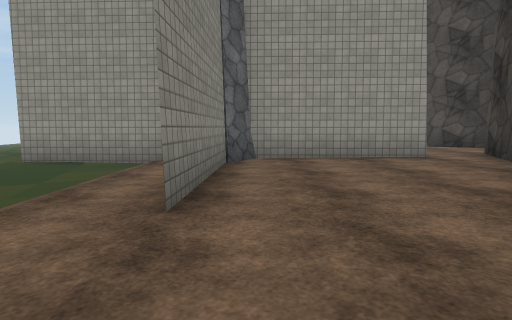
[1] (above)

14 first-person views from a walk through a 3-D level made in the Unity game engine. The camera is 1.2 m above the floor, tilts 6° down and sees 80° across. The floor is counted in squares, 2 m on a side. Each view is taken from the middle of a square. On the plan, view 1 faces up. The plan holds only what a view shows up to about 9 squares ahead; the rest is blank. The place goes on beyond the plan. Some surface patterns are stand-ins.

[2]
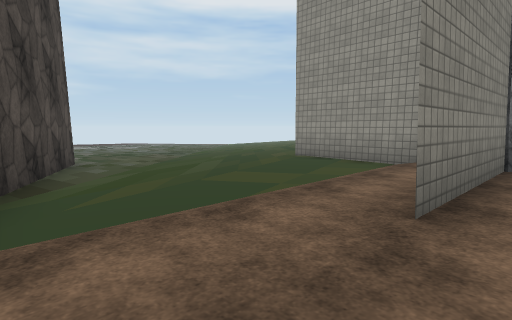

[3]
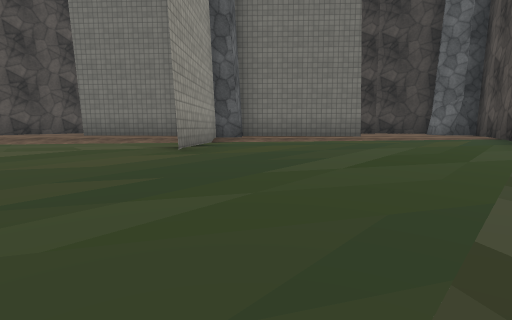

[4]
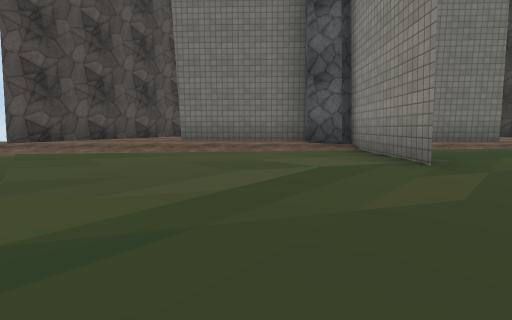

[5]
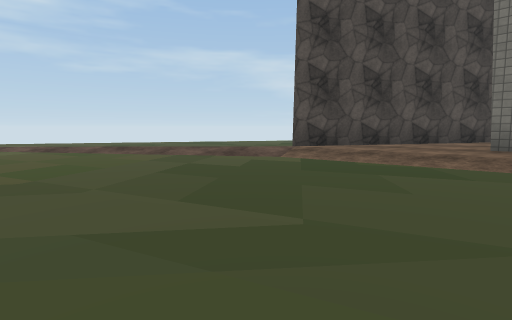

[6]
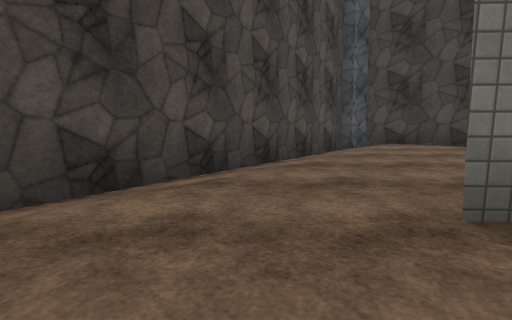

[7]
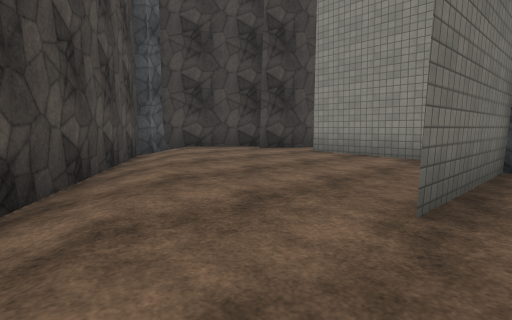

[8]
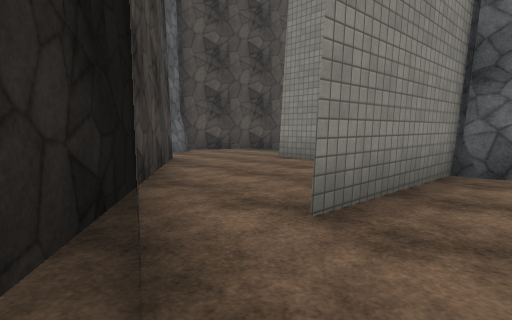

[9]
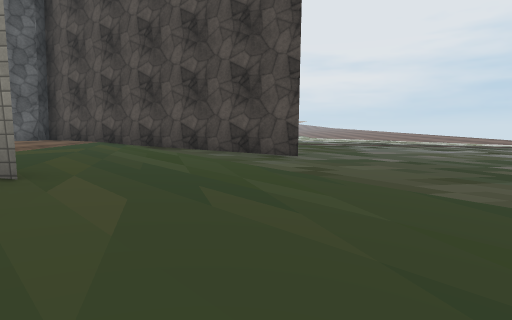

[10]
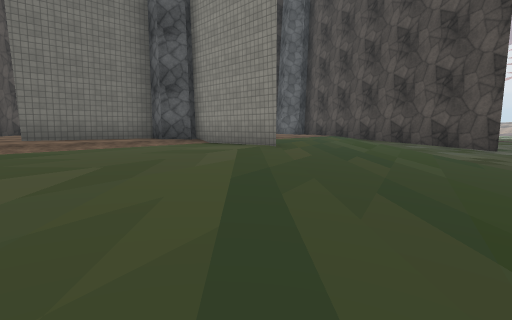

[11]
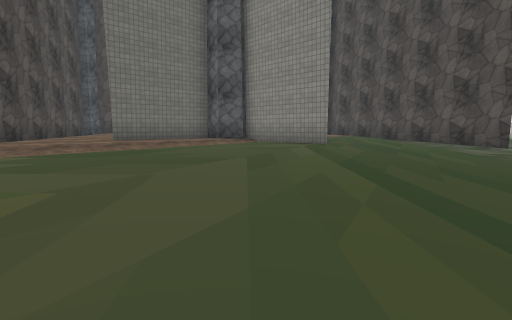

[12]
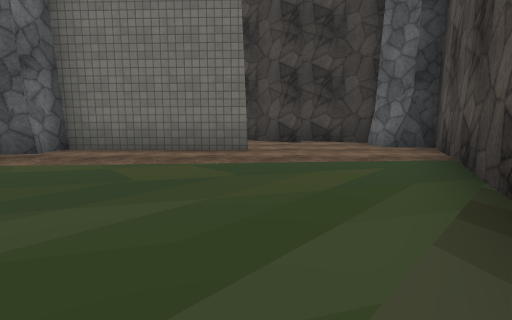

[13]
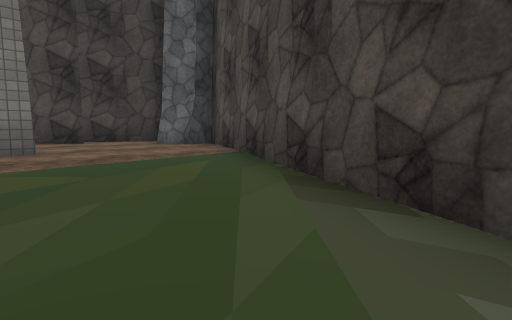

[14]
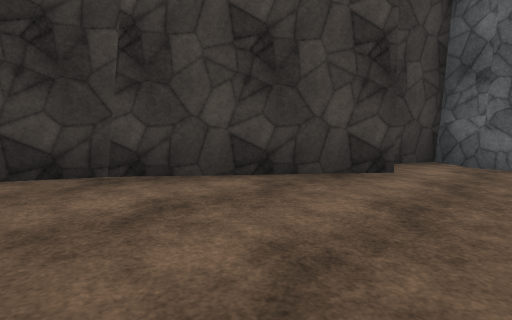

### Floor plan
Key: @ floor where view 1 was taken; # wall or solid block; . main floor; : floor 0.25 m higher than the main floor; - floor 0.25 m lower than the main floor; _ floor 0.5 m lower than the main floor; < floor 0.75 m lower than the main floor.
Columns run from 9 left of view 1 to 7 right of it. Each row starts with its distance up from view 1.
 13 __---__-.##
 12 ___---_-..###
 11 ___-----....##
 10 ___-----.....##
  9 ___-----.#...:###
  8 <___----.#...::.#
  7 <___---.##...::##
  6 <___-########:##
  5 <___---.#....##
  4 _____--.#....#
  3 _____-..#...##
  2 __#__-.....##
  1 __###-.....#
  0 __  ####.@.#
 -1        #####
 -2          #

Positions as (right, up) in squares from view 1, and headings:
1: (0, 0), facing up
2: (0, 0), facing up-left
3: (-9, 5), facing right
4: (-8, 8), facing right
5: (-7, 9), facing up-right
6: (-2, 11), facing right
7: (-1, 12), facing down-right
8: (5, 7), facing down-left
9: (-7, 9), facing down
10: (-9, 11), facing down-right
11: (-9, 13), facing down-right
12: (-6, 2), facing right
13: (-6, 3), facing down-right
14: (0, 5), facing down-right
